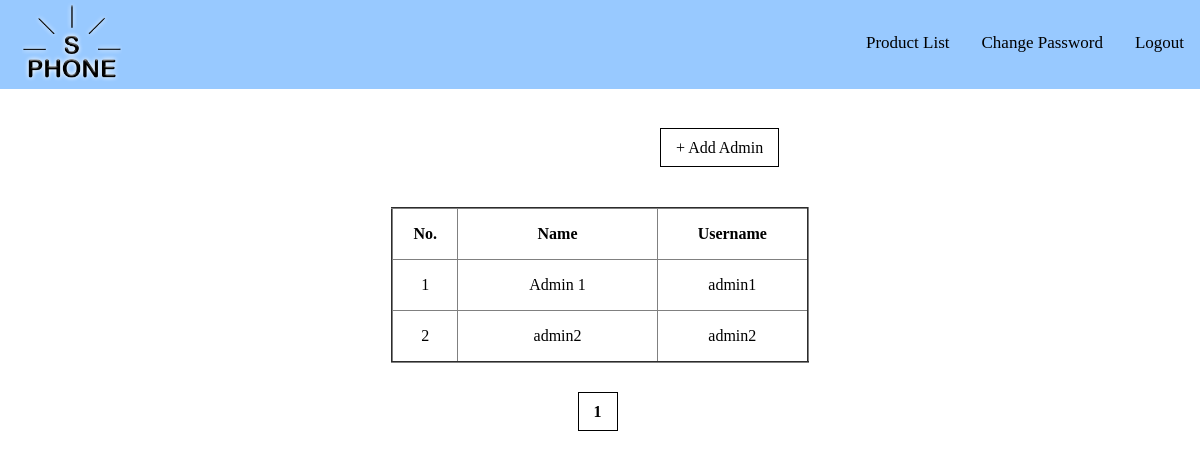
Page /admin/view/admin_list.php (signed in) on the committed database.
### tables this page shows
CREATE TABLE `user` (
  `user_id` int(5) NOT NULL,
  `name` varchar(255) NOT NULL,
  `username` varchar(255) NOT NULL,
  `password` varchar(255) NOT NULL
);

### include/db_connect.php (called while the page is built)
<?php
    $conn = mysqli_connect("localhost", "root", "", "spk_sphone");
    function query($query){
		global $conn;
		$result = mysqli_query($conn, $query);
        $rows = [];
        while($row = mysqli_fetch_assoc($result)){
            $rows[] = $row;
        }
		return $rows;
	}
?>

### admin/view/admin_list.php (the view, shortened to what this page needs)
<?php
    require '../../include/db_connect.php';
    $admins = query("SELECT * FROM user");
	$limit = 5;
	$baris = count(query("SELECT * FROM user"));
	$totalHalaman = ceil($baris/$limit);
	$halamanAktif = (isset($_GET["p"])) ? $_GET["p"] : 1;
	$awalData = ($limit * $halamanAktif) - $limit;
?>
<!DOCTYPE html>
<html lang="en">
    <head>
    </head>
    <body>
        <ul>
          <li class="left"><a href="../"><img src="../../assets/logo.png" class="logo">
          <li class="right"><a href="../controller/logout.php">Logout</a></li>
          <li class="right"><a href="edit_pw.php?page=adminlist">Change Password</a></li>
          <li class="right"><a href="../">Product List</a></li>
        </ul>
        <div class="btn-container">
            <a href="add_admin.php" class="btn">+ Add Admin</a>
        </div>
        <table border=2>
            <tr>
                <th>No.</th>
                <th style="width: 200px;">Name</th>
                <th style="width: 150px;">Username</th>
            </tr>
            <?php
                foreach($admins as $admin):
            ?>
                <tr>
                    <td><?= $awalData + 1; ?></td>
                    <td><?= $admin["name"] ?></td>
                    <td><?= $admin["username"] ?></td>
                </tr>
            <?php
                $awalData++;
                endforeach;
            ?>
        </table>
        <div class="pagination-btns">
            <?php
                for($j=1; $j <= $totalHalaman; $j++):
                    if($j == $halamanAktif):
            ?>
                <a href="?p=<?= $j; ?>" style="font-weight:bold;"><?= $j; ?></a>
            <?php
                else:
            ?>
                <a href="?p=<?= $j; ?>"><?= $j; ?></a>
            <?php
                    endif;
                endfor;
            ?>
        </div>
    </body>
</html>

### admin/view/admin_list.php (style rules this page uses)
* { margin: 0px; padding: 0px; box-sizing: border-box; font-family: "Arial Rounded MT"; }
ul { list-style-type: none; margin-top: -8px; margin-left: -8px; padding: 0; width: auto; overflow: hidden; background-color: #98C9FF; }
li { float: left; display: block; text-align: center; padding: 0px 20px; font-size: 17px; transition: .2s; }
li a { cursor: pointer; color: black; text-decoration: none; }
.right { float: right; padding: 16px; margin-top:25px; }
.logo { width: 100px; margin-left: 10px; margin-top: 10px; }
a { text-decoration: none; color: black; }
.btn { padding: 10px 15px; border: 1px solid black; }
.btn-container { margin-top: 50px; margin-bottom: 50px; transition: .2s; margin-left: 55%; }
table { border-collapse: collapse; margin: auto; text-align: center; }
table tr th, table tr td { padding: 16px 20px; }
.pagination-btns { text-align: center; margin: 40px 0 20px 0; }
.pagination-btns a { border: 1px solid black; padding: 10px 15px; margin-left: -5px; }

### rows in the picture
user: name "Admin 1", username "admin1"
user: name "admin2", username "admin2"
